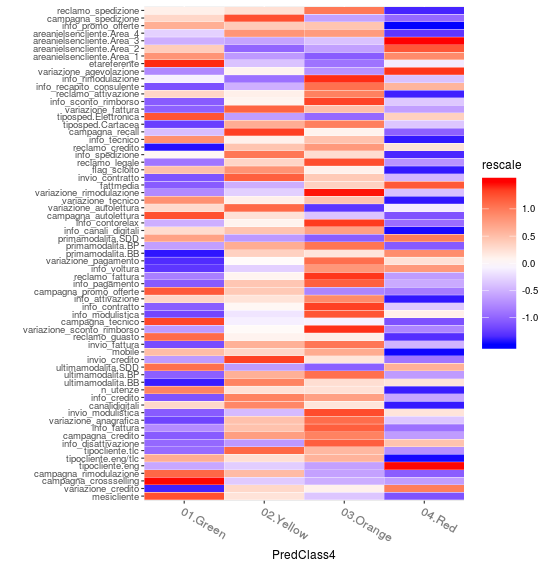

The script that saved this image:

library(plyr) #la carico perché nel wrapper faccio il detach

#prima manda il wrapper per ottenere le tabelle che servono
df_heatmap_pib <- pred_pib_all %>% select(cliente ,probability) %>%
  
  inner_join(survival_pib_unscaled, by="cliente") %>%
  
  dplyr::mutate(PredClass=case_when(probability >= 0 && probability <= 0.1 ~ '01.0-10',
                                    probability > 0.1 && probability <= 0.2 ~ '02.11-20',
                                    probability > 0.2 && probability <= 0.3 ~ '03.21-30',
                                    probability > 0.3 && probability <= 0.4 ~ '04.31-40',
                                    probability > 0.4 && probability <= 0.5 ~ '05.41-50',
                                    probability > 0.5 && probability <= 0.6 ~ '06.51-60',
                                    probability > 0.6 && probability <= 0.7 ~ '07.61-70',
                                    probability > 0.7 && probability <= 0.8 ~ '08.71-80',
                                    probability > 0.8 && probability <= 0.9 ~ '09.81-90',
                                    probability > 0.9 && probability <= 1 ~ '10.91-100',
                                    TRUE ~ NA),
                tipocliente = as.factor(tipocliente)) %>% 
  
  dplyr::mutate(PredClass3=case_when(probability >= 0 && probability <= 0.5 ~ '01.Green',
                                     probability > 0.5 && probability <= 0.75 ~ '02.Yellow',
                                     probability > 0.75 && probability <= 1 ~ '03.Red',
                                     TRUE ~ NA)) %>%
  
  dplyr::mutate(PredClass4=case_when(probability >= 0 && probability <= 0.25 ~ '01.Green',
                                     probability > 0.25 && probability <= 0.5 ~ '02.Yellow',
                                     probability > 0.5 && probability <= 0.75 ~ '03.Orange',
                                     probability > 0.75 && probability <= 1 ~ '04.Red',
                                     TRUE ~ NA))

# spark_write_parquet(pred_pib_all, path = '/user/flavio/pred_pib_all',mode='overwrite')
# df_heatmap_pib = spark_read_parquet(sc, "df_heatmap_pib", "/user/flavio/df_heatmap_pib",overwrite = TRUE)

df_heatmap_pib<-collect(df_heatmap_pib)

#Heatmap PIB (li ordino in base alla Variable Importance)
a = df_heatmap_pib[, c("probability","PredClass4","mesicliente","variazione_credito"	,"campagna_crossselling"	,"campagna_rimodulazione"	,"tipocliente",
                       "info_disattivazione"	,"campagna_credito"	,"info_fattura"	,"variazione_anagrafica"	,"invio_modulistica"	,
                       "canalidigitali"	,"info_credito"	,"n_utenze"	,"ultimamodalita"	,"invio_credito"	,"mobile"	,
                       "invio_fattura"	,"reclamo_guasto"	,"variazione_sconto_rimborso"	,"campagna_tecnico"	,"info_modulistica",
                       "info_contratto"	,"info_attivazione"	,"campagna_promo_offerte"	,"info_pagamento"	,"reclamo_fattura"	,
                       "info_voltura"	,"variazione_pagamento"	,"primamodalita"	,"info_canali_digitali"	,"info_contorelax"
                       ,"campagna_autolettura"	,"variazione_autolettura"	,"variazione_tecnico"	,"variazione_rimodulazione"	,"fattmedia"
                       ,"invio_contratto"	,"flag_sciolto"	,"reclamo_legale"	,"info_spedizione"	,"reclamo_credito"	,"info_tecnico"	
                       ,"campagna_recall"	,"tiposped"	,"variazione_fattura"	,"info_sconto_rimborso"	,"reclamo_attivazione"
                       ,"info_recapito_consulente"	,"info_rimodulazione"	,"variazione_agevolazione"	,"etareferente"	
                       ,"areanielsencliente"	,"info_promo_offerte"	,"campagna_spedizione"	,"reclamo_spedizione")]

nomi = names(a)
ne=nomi[-which(nomi %in% c("cliente", "tipocliente","areanielsencliente","primamodalita","tiposped","ultimamodalita"))]
tipocliente <- to.dummy(df_heatmap_pib$tipocliente, "tipocliente")
areanielsencliente <- to.dummy(df_heatmap_pib$areanielsencliente, "areanielsencliente")
primamodalita <- to.dummy(df_heatmap_pib$primamodalita, "primamodalita")
ultimamodalita <- to.dummy(df_heatmap_pib$ultimamodalita, "ultimamodalita")
tiposped <- to.dummy(df_heatmap_pib$tiposped, "tiposped")

b3=cbind.data.frame(df_heatmap_pib[,ne],tipocliente,areanielsencliente,primamodalita,tiposped,ultimamodalita)

b3 = b3[, c("PredClass4","mesicliente","variazione_credito"	,"campagna_crossselling"	,"campagna_rimodulazione"	,colnames(tipocliente),
            "info_disattivazione"	,"campagna_credito"	,"info_fattura"	,"variazione_anagrafica"	,"invio_modulistica"	,
            "canalidigitali"	,"info_credito"	,"n_utenze"	,colnames(ultimamodalita)	,"invio_credito"	,"mobile"	,
            "invio_fattura"	,"reclamo_guasto"	,"variazione_sconto_rimborso"	,"campagna_tecnico"	,"info_modulistica",
            "info_contratto"	,"info_attivazione"	,"campagna_promo_offerte"	,"info_pagamento"	,"reclamo_fattura"	,
            "info_voltura"	,"variazione_pagamento"	,colnames(primamodalita)	,"info_canali_digitali"	,"info_contorelax"
            ,"campagna_autolettura"	,"variazione_autolettura"	,"variazione_tecnico"	,"variazione_rimodulazione"	,"fattmedia"
            ,"invio_contratto"	,"flag_sciolto"	,"reclamo_legale"	,"info_spedizione"	,"reclamo_credito"	,"info_tecnico"	
            ,"campagna_recall"	,colnames(tiposped)	,"variazione_fattura"	,"info_sconto_rimborso"	,"reclamo_attivazione"
            ,"info_recapito_consulente"	,"info_rimodulazione"	,"variazione_agevolazione"	,"etareferente"	
            ,colnames(areanielsencliente)	,"info_promo_offerte"	,"campagna_spedizione"	,"reclamo_spedizione")]


b4 = melt(b3,id.vars="PredClass4")

b5 = b4%>%group_by(PredClass4,variable)%>%dplyr::summarise(value=mean(value,na.rm=T)) %>% ungroup()

# b5 = b5 %>% group_by(variable) %>% mutate(rescale = scale(value)) %>% ungroup()
b5=plyr::ddply(b5, .(variable), transform, rescale = scale(value)) #(value-mean(value,na.rm=T))/sd(value,na.rm = T)

base_size <- 9

b5$PredClass4=as.factor(b5$PredClass4)

p <- ggplot(b5, aes(PredClass4,variable)) + geom_tile(aes(fill = rescale), colour = "white") + scale_fill_gradient2(low="blue",mid="white",high="red",midpoint =0)
q <- p + theme_grey(base_size = base_size) + labs(y = "") + scale_x_discrete(expand = c(0, 0)) + theme( axis.text.x = element_text(size = base_size , angle = 330, hjust = 0, colour = "grey50"))

png(file = "/home/flavio/dev/BigData/churn_survival/plots/heatmap_pib.png",
    height = 570, width = 550, pointsize = 18, bg = "transparent", res = 95); q; dev.off()


